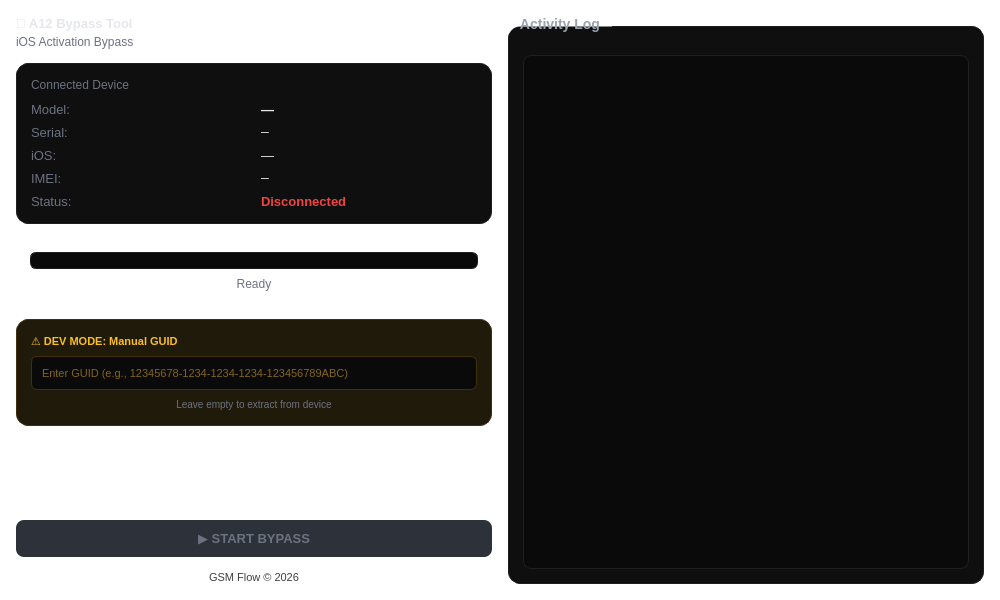
<?xml version="1.0" encoding="UTF-8"?>
<ui version="4.0">
 <class>MainWindow</class>

 <widget class="QMainWindow" name="MainWindow">
  <property name="geometry">
   <rect><x>0</x><y>0</y><width>1000</width><height>600</height></rect>
  </property>

  <property name="minimumSize">
   <size><width>900</width><height>500</height></size>
  </property>

  <property name="windowTitle">
   <string>A12 Bypass Tool</string>
  </property>

  <!-- GLOBAL STYLE -->
  <property name="styleSheet">
   <string notr="true">
QMainWindow {
    background-color: #000000;
    color: #e5e7eb;
    font-family: "Segoe UI", Arial, sans-serif;
    font-size: 13px;
}
QWidget {
    background-color: transparent;
    color: #e5e7eb;
    font-family: "Segoe UI", Arial, sans-serif;
    font-size: 13px;
}
QLabel {
    color: #e5e7eb;
    background: transparent;
    border: none;
    font-size: 13px;
}
QPushButton {
    background: #2563eb;
    color: white;
    border: none;
    border-radius: 8px;
    padding: 10px 16px;
    font-weight: 600;
    font-size: 13px;
}
QPushButton:hover {
    background: #3b82f6;
}
QPushButton:pressed {
    background: #1d4ed8;
}
QPushButton:disabled {
    background: #2d313a;
    color: #6b7280;
}
QTextEdit {
    background: #0a0a0a;
    border: 1px solid #1f1f1f;
    border-radius: 8px;
    padding: 8px;
    color: #e5e7eb;
    font-family: "Consolas", "Courier New", monospace;
    font-size: 12px;
}
QProgressBar {
    background: #0a0a0a;
    border: 1px solid #1f1f1f;
    border-radius: 6px;
    height: 10px;
    text-align: center;
}
QProgressBar::chunk {
    background: #2563eb;
    border-radius: 6px;
}
QGroupBox {
    background: #0f0f0f;
    border: 1px solid #1f1f1f;
    border-radius: 12px;
    margin-top: 10px;
    padding-top: 18px;
    font-weight: 600;
    font-size: 14px;
}
QGroupBox::title {
    color: #9ca3af;
    subcontrol-origin: margin;
    subcontrol-position: top left;
    padding: 0 10px;
}
QFrame#panel {
    background: #0f0f0f;
    border: 1px solid #1f1f1f;
    border-radius: 12px;
}
   </string>
  </property>

  <widget class="QWidget" name="centralwidget">
   <layout class="QHBoxLayout">
    <property name="spacing"><number>16</number></property>
    <property name="leftMargin"><number>16</number></property>
    <property name="topMargin"><number>16</number></property>
    <property name="rightMargin"><number>16</number></property>
    <property name="bottomMargin"><number>16</number></property>

    <!-- LEFT COLUMN -->
    <item>
     <layout class="QVBoxLayout">
      <property name="spacing"><number>14</number></property>

      <!-- Header -->
      <item>
       <layout class="QVBoxLayout">
        <property name="spacing"><number>4</number></property>
        <item>
         <widget class="QLabel">
          <property name="text"><string>📱 A12 Bypass Tool</string></property>
          <property name="font"><font><pointsize>16</pointsize><weight>75</weight><bold>true</bold></font></property>
         </widget>
        </item>
        <item>
         <widget class="QLabel">
          <property name="text"><string>iOS Activation Bypass</string></property>
          <property name="styleSheet"><string notr="true">color: #6b7280; font-size: 12px;</string></property>
         </widget>
        </item>
       </layout>
      </item>

      <!-- Device Info Panel -->
      <item>
       <widget class="QFrame" name="panel">
        <property name="minimumWidth"><number>380</number></property>
        <property name="maximumWidth"><number>380</number></property>
        <layout class="QVBoxLayout">
         <property name="spacing"><number>10</number></property>
         <property name="leftMargin"><number>14</number></property>
         <property name="topMargin"><number>14</number></property>
         <property name="rightMargin"><number>14</number></property>
         <property name="bottomMargin"><number>14</number></property>

         <item>
          <widget class="QLabel">
           <property name="text"><string>Connected Device</string></property>
           <property name="styleSheet"><string notr="true">color: #6b7280; font-size: 12px;</string></property>
          </widget>
         </item>

         <item>
          <layout class="QGridLayout">
           <property name="horizontalSpacing"><number>14</number></property>
           <property name="verticalSpacing"><number>8</number></property>

           <item row="0" column="0">
            <widget class="QLabel">
             <property name="text"><string>Model:</string></property>
             <property name="styleSheet"><string notr="true">color: #6b7280;</string></property>
             <property name="minimumWidth"><number>60</number></property>
            </widget>
           </item>
           <item row="0" column="1">
            <widget class="QLabel" name="model_value">
             <property name="text"><string>—</string></property>
             <property name="font"><font><weight>600</weight></font></property>
            </widget>
           </item>

           <item row="1" column="0">
            <widget class="QLabel">
             <property name="text"><string>Serial:</string></property>
             <property name="styleSheet"><string notr="true">color: #6b7280;</string></property>
            </widget>
           </item>
           <item row="1" column="1">
            <widget class="QLabel" name="serial_value">
             <property name="text"><string>—</string></property>
             <property name="font"><font><family>Consolas</family><pointsize>11</pointsize></font></property>
            </widget>
           </item>

           <item row="2" column="0">
            <widget class="QLabel">
             <property name="text"><string>iOS:</string></property>
             <property name="styleSheet"><string notr="true">color: #6b7280;</string></property>
            </widget>
           </item>
           <item row="2" column="1">
            <widget class="QLabel" name="ios_value">
             <property name="text"><string>—</string></property>
            </widget>
           </item>

           <item row="3" column="0">
            <widget class="QLabel">
             <property name="text"><string>IMEI:</string></property>
             <property name="styleSheet"><string notr="true">color: #6b7280;</string></property>
            </widget>
           </item>
           <item row="3" column="1">
            <widget class="QLabel" name="imei_value">
             <property name="text"><string>—</string></property>
             <property name="font"><font><family>Consolas</family><pointsize>11</pointsize></font></property>
            </widget>
           </item>

           <item row="4" column="0">
            <widget class="QLabel">
             <property name="text"><string>Status:</string></property>
             <property name="styleSheet"><string notr="true">color: #6b7280;</string></property>
            </widget>
           </item>
           <item row="4" column="1">
            <widget class="QLabel" name="status_value">
             <property name="text"><string>Disconnected</string></property>
             <property name="font"><font><weight>600</weight></font></property>
             <property name="styleSheet"><string notr="true">color: #ef4444;</string></property>
            </widget>
           </item>

          </layout>
         </item>

        </layout>
       </widget>
      </item>

      <!-- Progress Section -->
      <item>
       <widget class="QFrame" name="panel">
        <property name="minimumWidth"><number>380</number></property>
        <property name="maximumWidth"><number>380</number></property>
        <layout class="QVBoxLayout">
         <property name="spacing"><number>8</number></property>
         <property name="leftMargin"><number>14</number></property>
         <property name="topMargin"><number>14</number></property>
         <property name="rightMargin"><number>14</number></property>
         <property name="bottomMargin"><number>14</number></property>

         <item>
          <widget class="QProgressBar" name="progress_bar">
           <property name="visible"><bool>false</bool></property>
           <property name="value"><number>0</number></property>
           <property name="textVisible"><bool>false</bool></property>
          </widget>
         </item>

         <item>
          <widget class="QLabel" name="progress_label">
           <property name="text"><string>Ready</string></property>
           <property name="styleSheet"><string notr="true">color: #6b7280; font-size: 12px;</string></property>
           <property name="alignment"><set>Qt::AlignCenter</set></property>
          </widget>
         </item>

        </layout>
       </widget>
      </item>

      <!-- DEV MODE: Manual GUID Input (Hidden by default) -->
      <item>
       <widget class="QFrame" name="dev_panel">
        <property name="visible"><bool>false</bool></property>
        <property name="minimumWidth"><number>380</number></property>
        <property name="maximumWidth"><number>380</number></property>
        <property name="styleSheet">
         <string notr="true">
QFrame#dev_panel {
    background: #1f1a0a;
    border: 1px solid #3f2f0a;
    border-radius: 12px;
}
         </string>
        </property>
        <layout class="QVBoxLayout">
         <property name="spacing"><number>8</number></property>
         <property name="leftMargin"><number>14</number></property>
         <property name="topMargin"><number>14</number></property>
         <property name="rightMargin"><number>14</number></property>
         <property name="bottomMargin"><number>14</number></property>

         <item>
          <widget class="QLabel">
           <property name="text"><string>⚠️ DEV MODE: Manual GUID</string></property>
           <property name="styleSheet"><string notr="true">color: #fbbf24; font-size: 11px; font-weight: bold;</string></property>
          </widget>
         </item>

         <item>
          <widget class="QLineEdit" name="dev_guid_input">
           <property name="placeholderText"><string>Enter GUID (e.g., 12345678-1234-1234-1234-123456789ABC)</string></property>
           <property name="styleSheet">
            <string notr="true">
QLineEdit {
    background: #0a0a0a;
    border: 1px solid #3f2f0a;
    border-radius: 6px;
    padding: 8px;
    color: #fbbf24;
    font-family: "Consolas", monospace;
    font-size: 11px;
}
            </string>
           </property>
          </widget>
         </item>

         <item>
          <widget class="QLabel">
           <property name="text"><string>Leave empty to extract from device</string></property>
           <property name="styleSheet"><string notr="true">color: #6b7280; font-size: 10px;</string></property>
           <property name="alignment"><set>Qt::AlignCenter</set></property>
          </widget>
         </item>

        </layout>
       </widget>
      </item>

      <!-- Spacer to push button to bottom -->
      <item>
       <spacer name="verticalSpacer">
        <property name="orientation">
         <enum>Qt::Vertical</enum>
        </property>
        <property name="sizeHint" stdset="0">
         <size>
          <width>20</width>
          <height>40</height>
         </size>
        </property>
       </spacer>
      </item>

      <!-- Action Button - Docked at bottom -->
      <item>
       <widget class="QPushButton" name="activate_btn">
        <property name="enabled"><bool>false</bool></property>
        <property name="minimumHeight"><number>44</number></property>
        <property name="minimumWidth"><number>380</number></property>
        <property name="maximumWidth"><number>380</number></property>
        <property name="text"><string>▶ START BYPASS</string></property>
        <property name="font"><font><pointsize>14</pointsize><weight>75</weight><bold>true</bold></font></property>
       </widget>
      </item>

      <!-- Footer -->
      <item>
       <widget class="QLabel">
        <property name="text"><string>GSM Flow © 2026</string></property>
        <property name="styleSheet"><string notr="true">color: #3f3f3f; font-size: 11px;</string></property>
        <property name="alignment"><set>Qt::AlignCenter</set></property>
       </widget>
      </item>

     </layout>
    </item>

    <!-- RIGHT COLUMN - Activity Log -->
    <item>
     <widget class="QGroupBox" name="groupBox_log">
      <property name="title"><string>Activity Log</string></property>
      <layout class="QVBoxLayout">
       <property name="spacing"><number>10</number></property>
       <property name="leftMargin"><number>14</number></property>
       <property name="topMargin"><number>10</number></property>
       <property name="rightMargin"><number>14</number></property>
       <property name="bottomMargin"><number>14</number></property>
       <item>
        <widget class="QTextEdit" name="log_text">
         <property name="readOnly"><bool>true</bool></property>
         <property name="maximumHeight"><number>520</number></property>
        </widget>
       </item>
      </layout>
     </widget>
    </item>

   </layout>
  </widget>

 </widget>
 <resources/>
 <connections/>
</ui>
